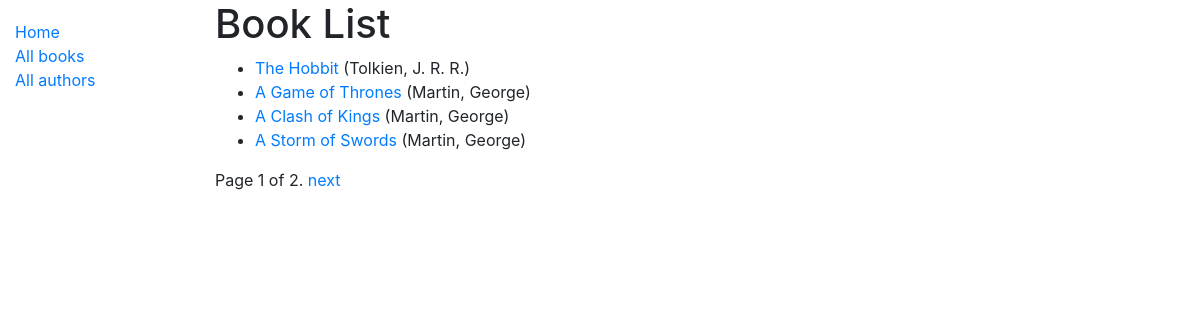
/catalog/books/, run on the app's committed database.
### catalog/models.py (models this page shows, shortened)
class Book(models.Model):
    title = models.CharField(max_length=200, help_text = "Title of the book")
    author = models.ForeignKey('Author', on_delete=models.SET_NULL, null = True)
    summary = models.TextField(max_length=1000, help_text = 'Enter a brief description of the book')
    isbn = models.CharField('ISBN', max_length=13, help_text='13 Character <a href="https://www.isbn-international.org/content/what-isbn">ISBN number</a>')
    genre = models.ManyToManyField(Genre, help_text='Select a genre for this book')
    language = models.ForeignKey('Language', on_delete=models.SET_NULL, null = True)
    def get_absolute_url(self):
        return reverse('book-detail', args=[str(self.id)])
    def display_genre(self):
        """Create a string for the Genre. This is required to display genre in Admin.
            Only shows the first three values of genre."""
        return ', '.join(genre.name for genre in self.genre.all()[:3])
    display_genre.short_description = 'Genre'

class Author (models.Model):
    first_name = models.CharField(max_length=100)
    last_name = models.CharField(max_length=100)
    date_of_birth = models.DateField(null=True, blank=True)
    date_of_death = models.DateField('Died', null = True, blank = True)
    class Meta:
        ordering = ['last_name', 'first_name']
    def __str__ (self):
        return f'{self.last_name}, {self.first_name}'

### catalog/views.py (the view)
# urls.py: path('books/', views.BookListView.as_view(), name='books'),
class BookListView(generic.ListView):
    model = Book
    paginate_by = 4

### catalog/templates/catalog/book_list.html
{% extends "base_generic.html" %}
{% block content %}
  <h1>Book List</h1>
  {% if book_list %}
  <ul>
    {% for book in book_list %}
      <li>
        <a href="{{ book.get_absolute_url }}">{{ book.title }}</a> ({{book.author}})
      </li>
    {% endfor %}
  </ul>
  {% else %}
    <p>There are no books in the library.</p>
  {% endif %}
{% endblock %}

### data on the page
Book: title "The Hobbit", author "Tolkien, J. R. R."
Book: title "A Game of Thrones", author "Martin, George"
Book: title "A Clash of Kings", author "Martin, George"
Book: title "A Storm of Swords", author "Martin, George"

### other printed values
{{ page_obj.number }} "1"
{{ page_obj.paginator.num_pages }} "2"
